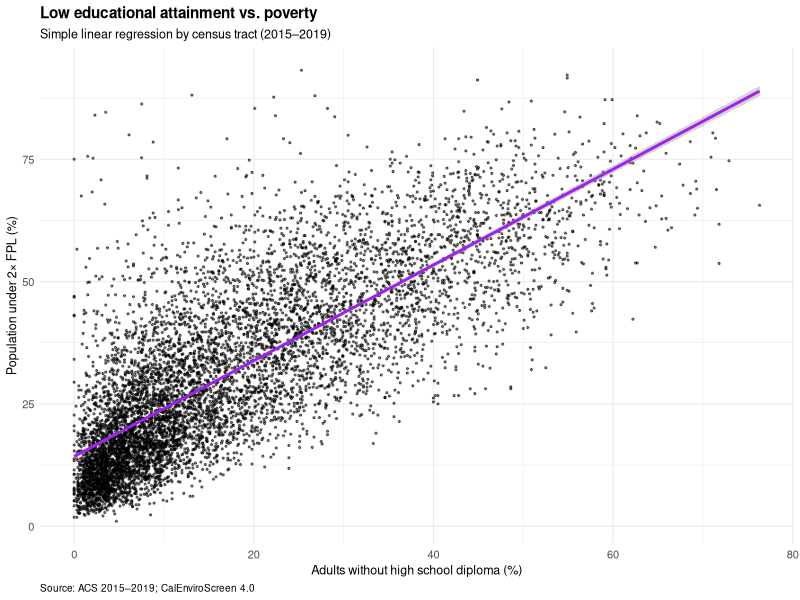
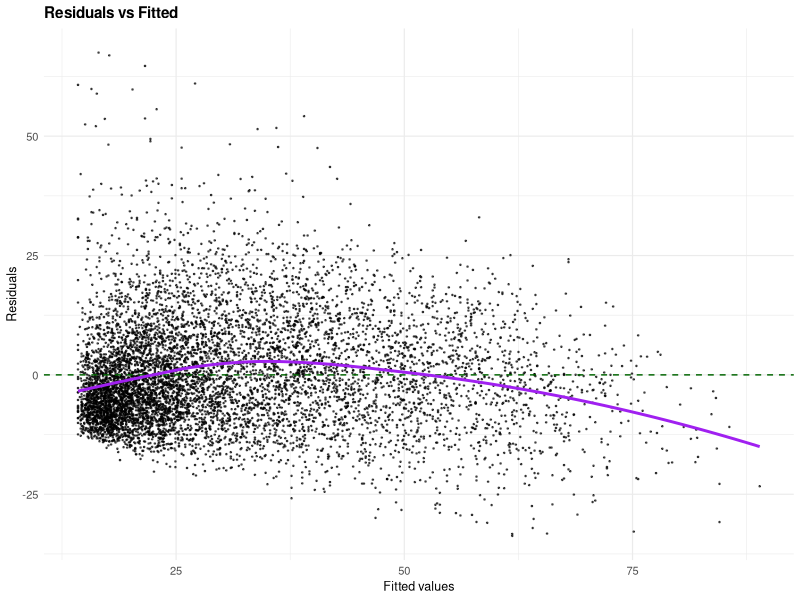
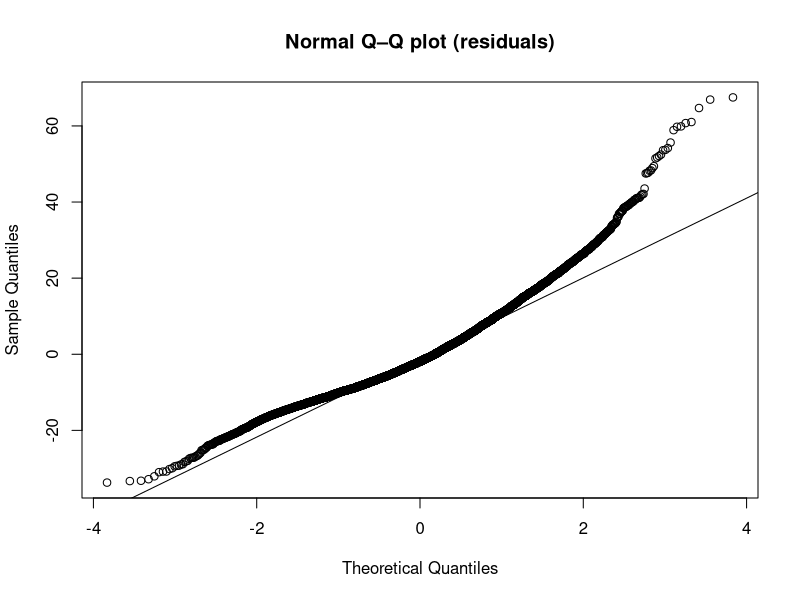
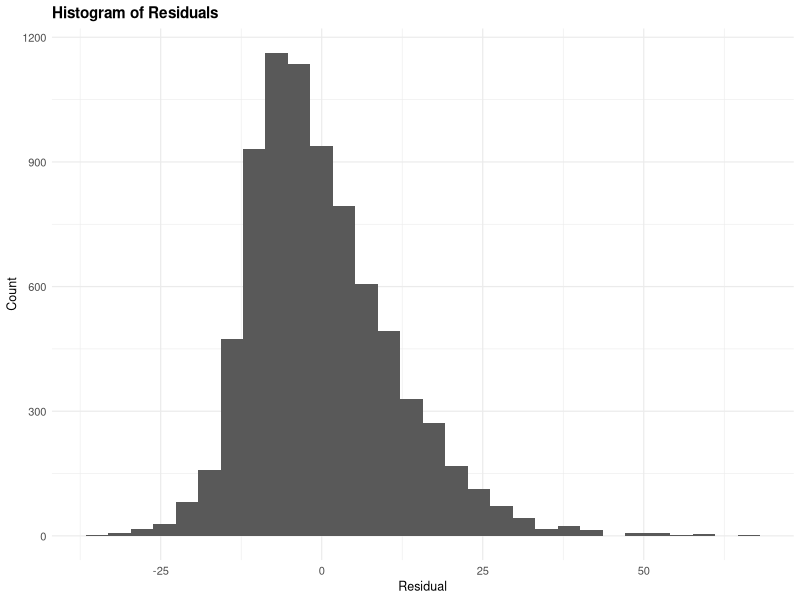
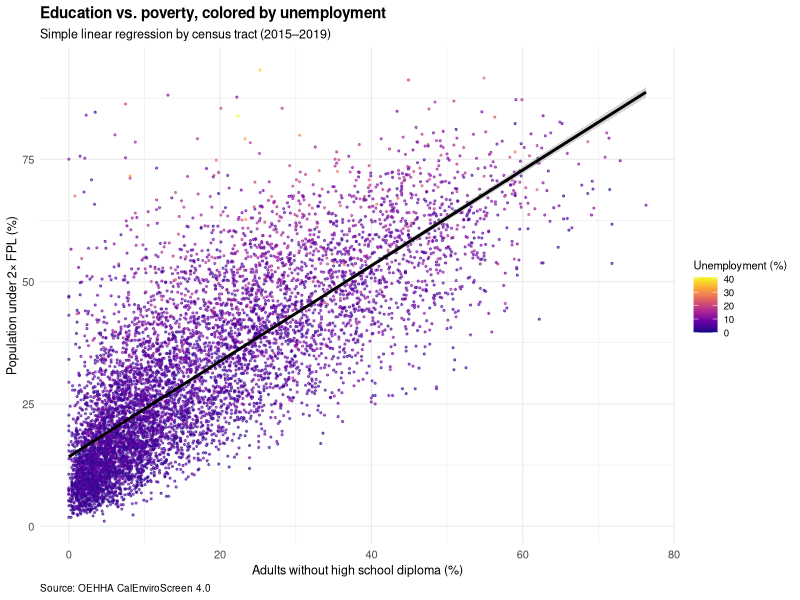

Source code (R) for these figures, in order:
## ---- chunk 1
#libraries
library(dplyr)
library(ggplot2)
library(broom)
library(readr)
library(knitr)

#load data
ces_df <- read.csv("CalEnviroScreen_4.0_data.csv") #CalEnviroScreen (ces) dataframe

#coerce to numeric & drop NAs
df_3vars <- ces_df %>%
  transmute(
    pov = suppressWarnings(as.numeric(pov)),
    edu = suppressWarnings(as.numeric(edu)),
    unemp = suppressWarnings(as.numeric(unemp))
  ) %>%
  filter(!is.na(pov), !is.na(edu), !is.na(unemp))

to_analyze_df <- ces_df %>%
transmute(
  pov = suppressWarnings(as.numeric(pov)),
  edu = suppressWarnings(as.numeric(edu))) %>%
filter(!is.na(pov), !is.na(edu))

# Set a global theme for all plots
theme_set(
  theme_minimal(base_size = 9) +
    theme(
      plot.title = element_text(face = "bold"),
      plot.caption = element_text(hjust = 0)
    )
)
theme_update(
  plot.title = element_text(face = "bold", size = 11),
  plot.subtitle= element_text(size = 9),
  axis.title = element_text(size = 9),
  axis.text = element_text(size = 8),
  legend.title = element_text(size = 8),
  legend.text = element_text(size = 7)
)

# Models
lm_fit <- lm(pov ~ edu, data=to_analyze_df) #predictor (x): edu, outcome (y): pov; simple linear regression (primary)
lm_fit2 <- lm(pov ~ edu + unemp, data=df_3vars) #predictor (x): edu, outcome (y): pov, for model with unemployment included 

# vars for inline references
n_obs    <- nobs(lm_fit)
coefs <- coef(lm_fit)
intercept <- coef(lm_fit)[1]
slope <- coef(lm_fit)[2] 
r2 <- summary(lm_fit)$r.squared
p_val <- broom::tidy(lm_fit) %>% 
  filter(term == "edu") %>% pull(p.value)

conf_int <- confint(lm_fit)["edu", ]

# Second model vars
n_obs2 <- stats::nobs(lm_fit2)
intercept2 <- coef(lm_fit2)[1]
slope2 <- coef(lm_fit2)["edu"]
r22 <- summary(lm_fit2)$r.squared

# Descriptive stats table
# Descriptive stats table
summ_tbl <- bind_rows(
  df_3vars |> summarize(
    Variable = "Poverty",
    Mean = mean(pov), SD = sd(pov), Min = min(pov),
    `25th` = quantile(pov, .25),
    Median = median(pov),
    `75th` = quantile(pov, .75),
    Max = max(pov)
  ),
  df_3vars |> summarize(
    Variable = "Low Education",
    Mean = mean(edu), SD = sd(edu), Min = min(edu),
    `25th` = quantile(edu, .25),
    Median = median(edu),
    `75th` = quantile(edu, .75),
    Max = max(edu)
  ),
  df_3vars |> summarize(
    Variable = "Unemployment",
    Mean = mean(unemp), SD = sd(unemp), Min = min(unemp),
    `25th` = quantile(unemp, .25),
    Median = median(unemp),
    `75th` = quantile(unemp, .75),
    Max = max(unemp)
  )
) |>
  dplyr::mutate(dplyr::across(Mean:Max, ~ round(.x, 2)))

# Single N for the whole table
N <- nrow(df_3vars)

# Formatted for printing (append % to distribution columns)
summ_tbl_fmt <- summ_tbl |>
  dplyr::mutate(
    dplyr::across(
      c(Mean, SD, Min, `25th`, Median, `75th`, Max),
      ~ sprintf("%.1f%%", .x)
    )
  )

## ---- chunk 2
library(kableExtra)

kable(
  summ_tbl_fmt,
  caption = paste0(
    "Descriptive statistics for ", N, " census tracts from the supplemental dataset including unemployment. Distributions represent tract-level rates (percentages) for each variable and summarize the mean, standard deviation, minimum, 25th percentile, median (50th percentile), 75th percentile, and maximum values."
  ),
  booktabs = TRUE,
  linesep = ""
) |>
  # group header over columns 2–8
  add_header_above(c(" " = 1, "Distribution (percent)" = 7)) |>
  kable_styling(
    full_width = FALSE,
    font_size = 8,
    latex_options = c("hold_position", "striped", "condensed", "scale_down")
  ) |>
  column_spec(1, width = "10em") |>
  # no vertical borders here
  column_spec(2:8, width = "3.5em")
## ---- chunk 3
# correlation matrix for the key variables 
cor_tbl <- cor(
  df_3vars[, c("pov", "edu", "unemp")],
  use = "pairwise.complete.obs"
)
## ---- chunk 4
#| fig-width: 5.25 #override to make bigger
#| fig-height: 3.2
#| fig-cap: !expr 'sprintf("California census tracts (2015–2019): each +1 pp in adults without HS diploma is associated with %.2f pp higher poverty (OLS). R^2 = %.2f.", slope, r2)'


eq_math <- sprintf("y == %.3f + %.3f * x ~ \",\" ~ R^2 == %.3f", intercept, slope, r2) # create equation text

#scatter plot with regression
ggplot(to_analyze_df, aes(edu, pov)) +
  geom_point(alpha = 0.5, size = 0.45) +
  geom_smooth(method = "lm", se = TRUE, color = "purple") +
  labs(
    title = "Low educational attainment vs. poverty",
    subtitle = "Simple linear regression by census tract (2015–2019)",
    x = "Adults without high school diploma (%)",
    y = "Population under 2× FPL (%)",
    caption = "Source: ACS 2015–2019; CalEnviroScreen 4.0"
  )
## ---- chunk 5
#| fig-cap: "Residuals vs. fitted values for the simple OLS (poverty ~ education). Each point shows how much the model’s prediction differs from the actual poverty rate for each census tract, and the purple line shows the general trend in these residuals. The point clustering and trend line curvature suggests the model may suggest dependence of errors and heteroscedasticity."
resid_df <- data.frame(.fitted = fitted(lm_fit), .resid = resid(lm_fit))
ggplot(resid_df, aes(.fitted, .resid)) +
  geom_point(alpha = .6, size = .25) +
  geom_hline(yintercept = 0, linetype = "dashed", color="darkgreen") +
  geom_smooth(method = "loess", se = FALSE, color = "purple") +
  labs(x = "Fitted values", y = "Residuals", title = "Residuals vs Fitted")
## ---- chunk 6
#| fig-cap: "Normal Q–Q plot of residuals. Points near the line indicate approximate normality; curvature indicates deviations from normality."
qqnorm(resid(lm_fit), main = "Normal Q–Q plot (residuals)")
qqline(resid(lm_fit))
## ---- chunk 7
#| fig-cap: "Histogram of residuals. A roughly bell-shaped, symmetric distribution supports the normal-errors assumption, skew indicates deviations from normality."

ggplot(data.frame(res = resid(lm_fit)), aes(x = res)) +
  geom_histogram(bins = 30) +
  labs(x = "Residual", y = "Count", title = "Histogram of Residuals")
## ---- chunk 8
#| fig-width: 5.25 
#| fig-height: 3.2 
#| fig-dpi: 300
#| fig-cap: !expr 'sprintf("California census tracts (2015–2019). Poverty is higher where educational attainment is lower: each +1 %% point in adults without a HS diploma is associated with %.2f pp higher poverty (OLS), R^2 = %.2f.", slope2, r22)'


#plot for scatter with unemp included as color only
ggplot(df_3vars, aes(edu, pov, color = unemp)) +
  geom_point(alpha = 0.55, size = 0.45) +
  scale_color_viridis_c(name = "Unemployment (%)", option = "plasma") +
  geom_smooth(method = "lm", se = TRUE, color = "black") +
  labs(
    title = "Education vs. poverty, colored by unemployment",
    subtitle = "Simple linear regression by census tract (2015–2019)",
    x = "Adults without high school diploma (%)",
    y = "Population under 2× FPL (%)",
    caption = "Source: OEHHA CalEnviroScreen 4.0"
  ) +
  guides(color = guide_colorbar(barheight = unit(40, "pt")))
